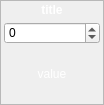
<?xml version="1.0" encoding="UTF-8"?>
<ui version="4.0">
 <class>Form</class>
 <widget class="QWidget" name="Form">
  <property name="geometry">
   <rect>
    <x>0</x>
    <y>0</y>
    <width>104</width>
    <height>105</height>
   </rect>
  </property>
  <property name="sizePolicy">
   <sizepolicy hsizetype="Maximum" vsizetype="Maximum">
    <horstretch>0</horstretch>
    <verstretch>0</verstretch>
   </sizepolicy>
  </property>
  <property name="minimumSize">
   <size>
    <width>100</width>
    <height>105</height>
   </size>
  </property>
  <property name="maximumSize">
   <size>
    <width>104</width>
    <height>105</height>
   </size>
  </property>
  <property name="font">
   <font>
    <pointsize>10</pointsize>
    <weight>75</weight>
    <bold>true</bold>
   </font>
  </property>
  <property name="windowTitle">
   <string>Form</string>
  </property>
  <property name="styleSheet">
   <string notr="true">QFrame.PeripheralCollection{
border-top-left-radius: 10px;
border-top-right-radius: 10px;
border-bottom-right-radius: 10px;
border-bottom-left-radius: 10px;
border: 1px solid black;
background: qlineargradient(x1: 0, y1: 0, x2: 0, y2: 1,
stop: 0 rgb(97, 146, 121), stop: 0.5 rgb(65, 89, 111));

}
 QLabel {
color: white;
background:transparent;
}

</string>
  </property>
  <layout class="QVBoxLayout" name="verticalLayout">
   <property name="spacing">
    <number>0</number>
   </property>
   <property name="margin">
    <number>0</number>
   </property>
   <item>
    <widget class="QFrame" name="widgetFrameOuter">
     <property name="sizePolicy">
      <sizepolicy hsizetype="Preferred" vsizetype="Preferred">
       <horstretch>0</horstretch>
       <verstretch>0</verstretch>
      </sizepolicy>
     </property>
     <property name="minimumSize">
      <size>
       <width>80</width>
       <height>0</height>
      </size>
     </property>
     <property name="styleSheet">
      <string notr="true"/>
     </property>
     <property name="frameShape">
      <enum>QFrame::StyledPanel</enum>
     </property>
     <property name="frameShadow">
      <enum>QFrame::Raised</enum>
     </property>
     <property name="class" stdset="0">
      <string>PeripheralCollection</string>
     </property>
     <layout class="QVBoxLayout" name="verticalLayout_3">
      <property name="spacing">
       <number>2</number>
      </property>
      <property name="leftMargin">
       <number>3</number>
      </property>
      <property name="topMargin">
       <number>2</number>
      </property>
      <property name="rightMargin">
       <number>3</number>
      </property>
      <property name="bottomMargin">
       <number>3</number>
      </property>
      <item>
       <widget class="QLabel" name="title">
        <property name="sizePolicy">
         <sizepolicy hsizetype="Preferred" vsizetype="Maximum">
          <horstretch>0</horstretch>
          <verstretch>0</verstretch>
         </sizepolicy>
        </property>
        <property name="font">
         <font>
          <pointsize>9</pointsize>
          <weight>75</weight>
          <bold>true</bold>
         </font>
        </property>
        <property name="text">
         <string>title</string>
        </property>
        <property name="alignment">
         <set>Qt::AlignCenter</set>
        </property>
       </widget>
      </item>
      <item>
       <widget class="QFrame" name="ImageFrame">
        <property name="sizePolicy">
         <sizepolicy hsizetype="Expanding" vsizetype="Expanding">
          <horstretch>0</horstretch>
          <verstretch>0</verstretch>
         </sizepolicy>
        </property>
        <property name="minimumSize">
         <size>
          <width>90</width>
          <height>70</height>
         </size>
        </property>
        <property name="styleSheet">
         <string notr="true"/>
        </property>
        <layout class="QGridLayout" name="gridLayout_3">
         <property name="leftMargin">
          <number>0</number>
         </property>
         <property name="topMargin">
          <number>3</number>
         </property>
         <property name="rightMargin">
          <number>0</number>
         </property>
         <property name="bottomMargin">
          <number>0</number>
         </property>
         <property name="horizontalSpacing">
          <number>0</number>
         </property>
         <property name="verticalSpacing">
          <number>2</number>
         </property>
         <item row="0" column="0">
          <widget class="QSpinBox" name="spinBox">
           <property name="minimum">
            <number>-16777215</number>
           </property>
           <property name="maximum">
            <number>16777215</number>
           </property>
          </widget>
         </item>
         <item row="1" column="0">
          <widget class="QLabel" name="value">
           <property name="font">
            <font>
             <pointsize>9</pointsize>
             <weight>50</weight>
             <bold>false</bold>
            </font>
           </property>
           <property name="text">
            <string>value</string>
           </property>
           <property name="alignment">
            <set>Qt::AlignCenter</set>
           </property>
          </widget>
         </item>
        </layout>
       </widget>
      </item>
     </layout>
    </widget>
   </item>
  </layout>
 </widget>
 <resources/>
 <connections>
  <connection>
   <sender>spinBox</sender>
   <signal>valueChanged(int)</signal>
   <receiver>Form</receiver>
   <slot>setValue(int)</slot>
   <hints>
    <hint type="sourcelabel">
     <x>52</x>
     <y>41</y>
    </hint>
    <hint type="destinationlabel">
     <x>25</x>
     <y>-19</y>
    </hint>
   </hints>
  </connection>
 </connections>
 <slots>
  <slot>setValue(int)</slot>
 </slots>
</ui>
